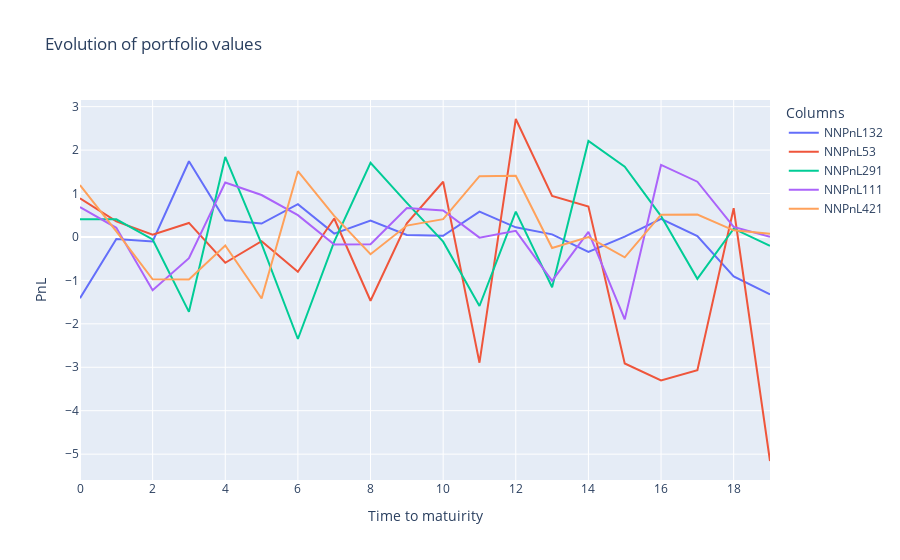

Write notebook code for a chart like this one.
### Code cell
fig = go.Figure()
# Add traces for each column
for column in rewards.columns[values]:
    fig.add_trace(go.Scatter(x=rewards.index, y=rewards[column], mode='lines', name=f"NNPnL{column}"))
    #fig.add_trace(go.Scatter(x=rewards_1.index, y=rewards_1[column], mode='lines', name=f"DeltaPnL{column}"))

# Update layout
fig.update_layout(
    title='Evolution of portfolio values',
    xaxis_title='Time to matuirity',
    yaxis_title='PnL',
    template='plotly',
    legend=dict(title='Columns'),
)

# Show the plot
fig.show()

### Figure 1 — Plotly figure (JSON) as saved in the notebook; plotly's stock layout.template omitted (floating-point values rounded to 4 significant figures)
{"data": [{"mode": "lines", "name": "NNPnL132", "type": "scatter", "x": [0, 1, 2, 3, 4, 5, 6, 7, 8, 9, 10, 11, 12, 13, 14, 15, 16, 17, 18, 19], "y": [-1.41, -0.04512, -0.1017, 1.744, 0.3862, 0.3096, 0.7544, 0.07669, 0.3759, 0.04753, 0.02719, 0.5823, 0.2222, 0.06011, -0.3415, 0.008213, 0.4149, 0.02222, -0.9081, -1.322]}, {"mode": "lines", "name": "NNPnL53", "type": "scatter", "x": [0, 1, 2, 3, 4, 5, 6, 7, 8, 9, 10, 11, 12, 13, 14, 15, 16, 17, 18, 19], "y": [0.8904, 0.3579, 0.05378, 0.3231, -0.594, -0.09869, -0.7998, 0.4249, -1.468, 0.3127, 1.27, -2.894, 2.716, 0.9427, 0.6991, -2.912, -3.302, -3.067, 0.6609, -5.158]}, {"mode": "lines", "name": "NNPnL291", "type": "scatter", "x": [0, 1, 2, 3, 4, 5, 6, 7, 8, 9, 10, 11, 12, 13, 14, 15, 16, 17, 18, 19], "y": [0.4067, 0.4068, -0.05711, -1.724, 1.842, -0.1608, -2.349, -0.1061, 1.705, 0.7833, -0.1084, -1.589, 0.5842, -1.157, 2.21, 1.619, 0.4812, -0.9637, 0.1908, -0.2051]}, {"mode": "lines", "name": "NNPnL111", "type": "scatter", "x": [0, 1, 2, 3, 4, 5, 6, 7, 8, 9, 10, 11, 12, 13, 14, 15, 16, 17, 18, 19], "y": [0.687, 0.2109, -1.227, -0.4882, 1.254, 0.9659, 0.5032, -0.1724, -0.1672, 0.6674, 0.609, -0.01607, 0.1415, -1.009, 0.119, -1.897, 1.658, 1.272, 0.2326, 0.005969]}, {"mode": "lines", "name": "NNPnL421", "type": "scatter", "x": [0, 1, 2, 3, 4, 5, 6, 7, 8, 9, 10, 11, 12, 13, 14, 15, 16, 17, 18, 19], "y": [1.194, 0.1301, -0.9751, -0.9813, -0.1962, -1.416, 1.514, 0.4855, -0.3984, 0.2619, 0.411, 1.4, 1.408, -0.2534, -0.001606, -0.4684, 0.5122, 0.5167, 0.1529, 0.07292]}], "layout": {"legend": {"title": {"text": "Columns"}}, "title": {"text": "Evolution of portfolio values"}, "xaxis": {"title": {"text": "Time to matuirity"}}, "yaxis": {"title": {"text": "PnL"}}}}
